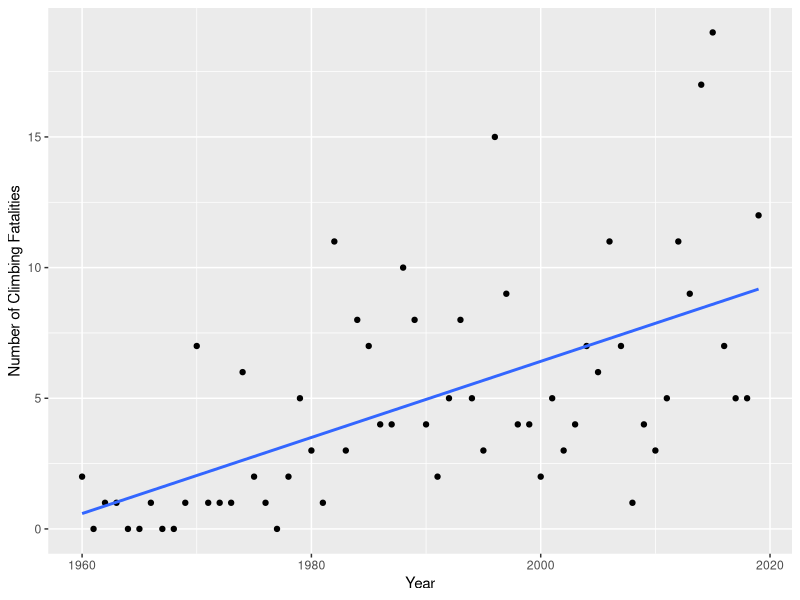
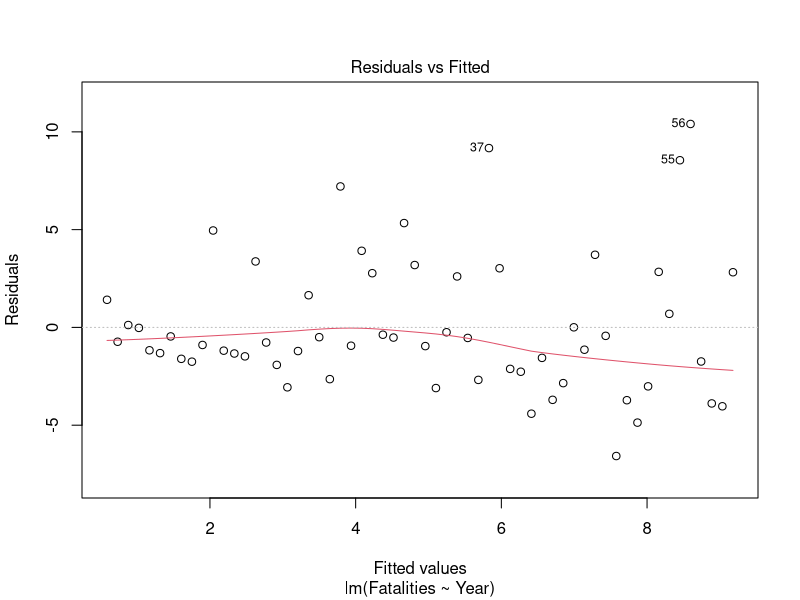
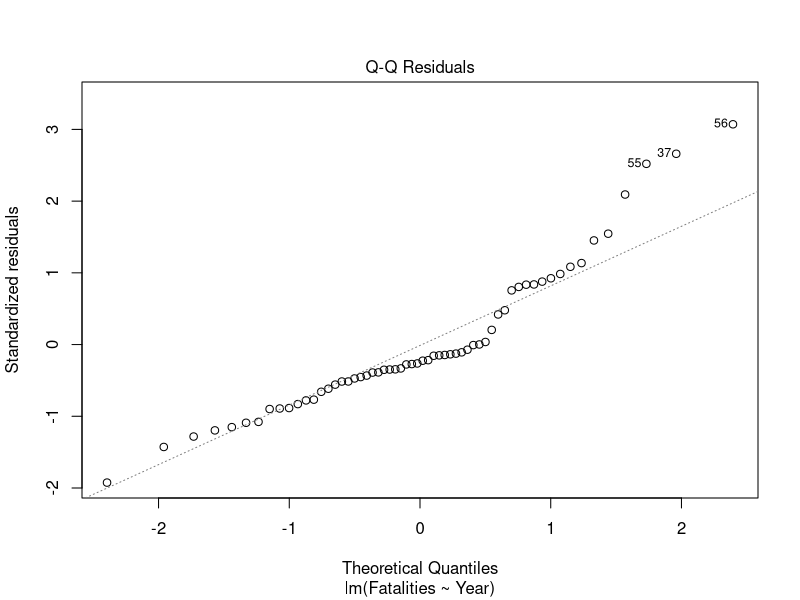
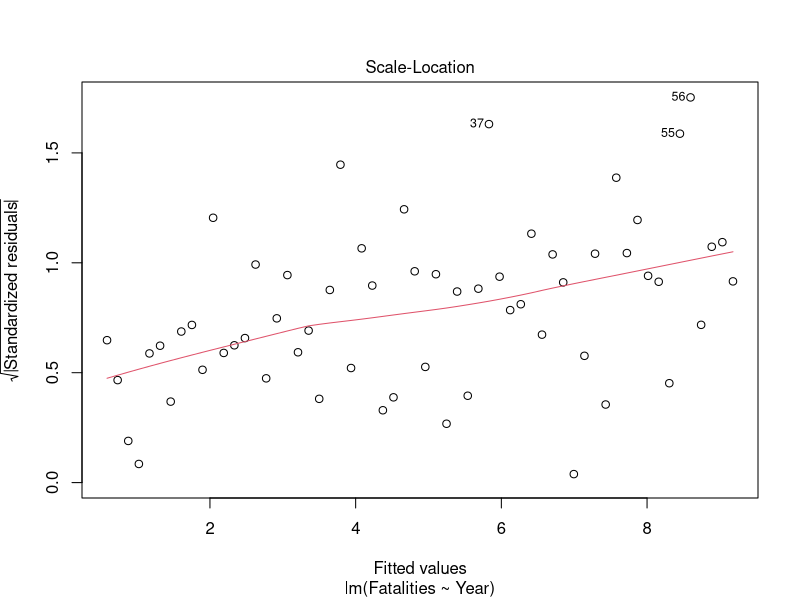
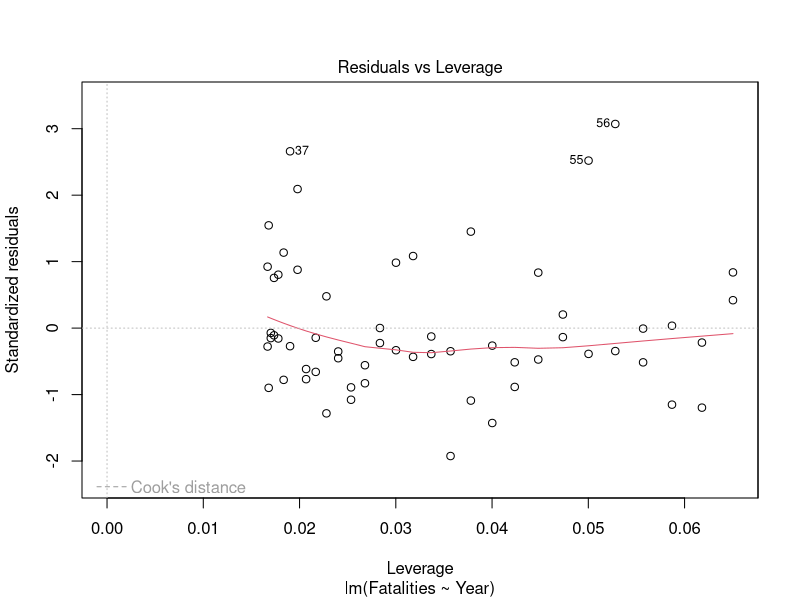
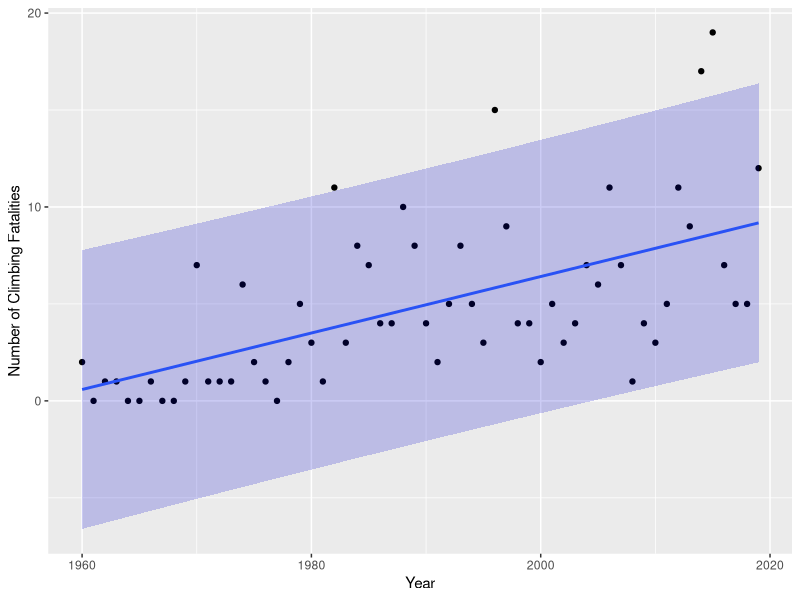
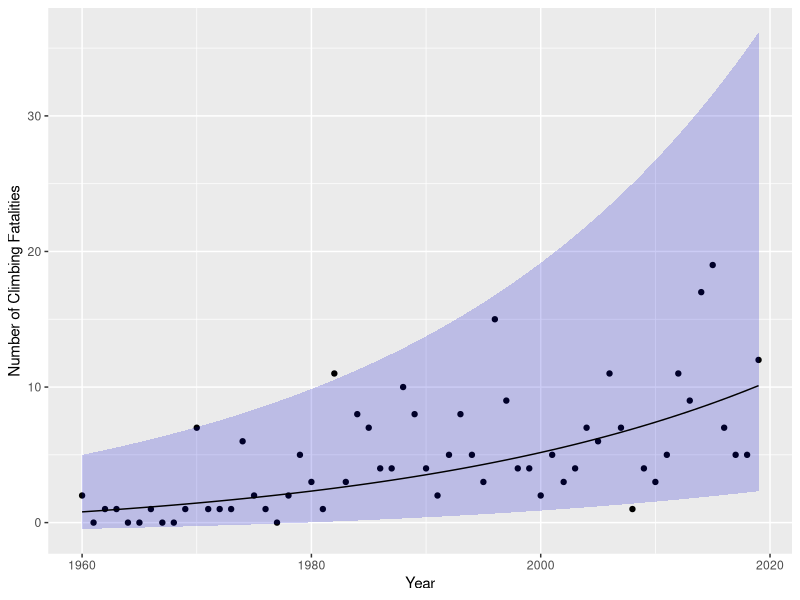
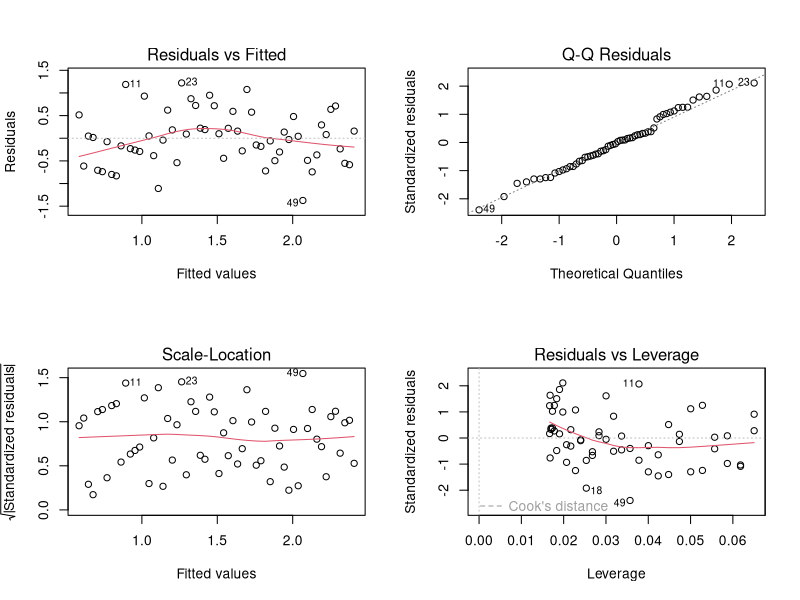

Recreate these plots in R, in order.
## ---- chunk 1
Everest = read.csv("../../data/Everest.csv", header=TRUE)
head(Everest)
tail(Everest)
## ---- chunk 2
library(ggplot2)
ggplot(Everest, mapping = aes(x=Year, y=Fatalities)) + geom_point() +
geom_smooth(method = "lm", se=FALSE  ) +
ylab("Number of Climbing Fatalities") + xlab("Year") 
## ---- chunk 3
Everest.lm1 = lm(Fatalities~ Year, data=Everest)
plot(Everest.lm1)
## ---- chunk 4
newx <- seq(min(Everest$Year), max(Everest$Year), by=1)
pred_interval <- predict(Everest.lm1, newdata=data.frame(Year=newx), interval="prediction", level = 0.95)
pred_interval <- as.data.frame(cbind(pred_interval,Everest))
ggplot(pred_interval, mapping = aes(x=Year, y=Fatalities)) + geom_point() + geom_smooth(method = "lm", se=FALSE) + geom_ribbon(  aes(ymin = lwr, ymax = upr), fill = "medium blue", alpha = 0.2) + ylab("Number of Climbing Fatalities") + xlab("Year")
## ---- chunk 5
Everest.lm2= lm(log(Fatalities+1) ~  Year , data=Everest)
pred_interval <-    exp(predict(Everest.lm2, newdata=data.frame(Year=newx), interval="prediction", level = 0.95) ) -1 
pred_interval <- as.data.frame(cbind(pred_interval,Everest))
ggplot(pred_interval, mapping = aes(x=Year, y=Fatalities)) + geom_point()   + geom_ribbon(  aes(ymin = lwr, ymax = upr), fill = "medium blue", alpha = 0.2) + ylab("Number of Climbing Fatalities") + xlab("Year")+ geom_line(aes(y=fit)  )
## ---- chunk 6
Everest.lm2= lm(log(Fatalities+1) ~  Year , data=Everest)
par(mfrow=c(2,2))
plot(Everest.lm2)
